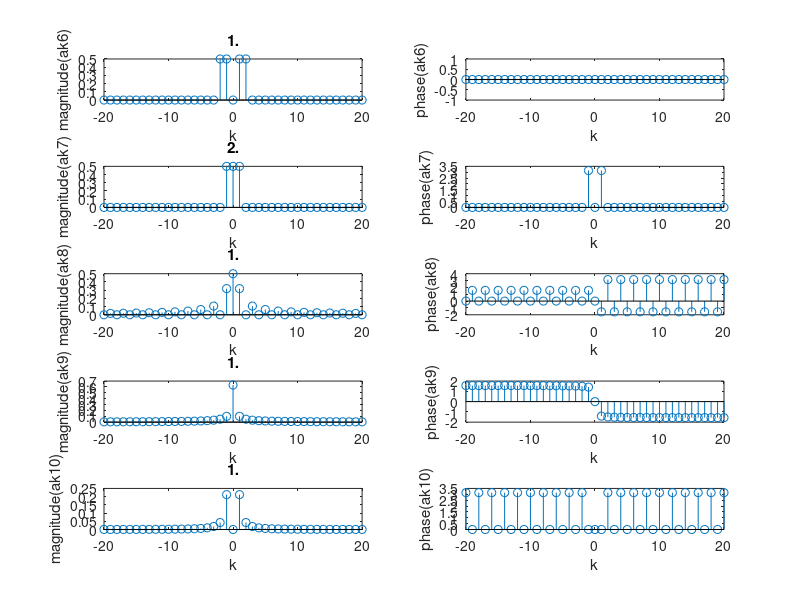

The MATLAB source for this figure:
%plot the fourier series coefficients for the following signals 
clear all;
close all;
clc;
ak1=[];
i=1;
for k=-20:20
    ak1(i)=(((-1)^k)-1)/((k.*pi).^2);
    ak2(i)=((1-(-1^k)))/(2.*pi.*1i.*k);
    ak3(i)=(-1)/(2.*1i.*pi.*k);
    ak4(i)=1/(k.*pi);
    ak8(i)=(((-1)^k)-1)/(-2.*pi.*1i.*k);
    ak9(i)=(1-exp(-1))/(1+(2.*pi.*1i.*k));
    ak10(i)=(2.*(-1)^k)/(pi*(1-(4.*k^2)));
    i=i+1;
end
l=-20:20;
ak5=zeros(1,length(l));
ak5(20:22)=[ 0.5.*exp((-1i*pi)/4),0,0.5.*exp((1i*pi)/4)];
ak6=zeros(1,length(l));
ak6(19:23)=[0.5, 0.5, 0, 0.5, 0.5];
ak7=zeros(1,length(l));
ak7(20:22)=[-0.5, 0.5, -0.5];
ak1(21)=0.5;
ak2(21)=0;
ak3(21)=0.5;
ak4(21)=0.5;
ak8(21)=0.5;
ak9(21)=1-(exp(-1));
ak10(21)=0;

subplot(5,2,1);
stem(l,abs(ak6));
xlabel('k');
ylabel('magnitude(ak6)');
title('1.');
subplot(5,2,2);
stem(l,angle(ak6));
xlabel('k');
ylabel('phase(ak6)');

subplot(5,2,3);
stem(l,abs(ak7));
xlabel('k');
ylabel('magnitude(ak7)');
title('2.');
subplot(5,2,4);
stem(l,angle(ak7));
xlabel('k');
ylabel('phase(ak7)');

subplot(5,2,5);
stem(l,abs(ak8));
xlabel('k');
ylabel('magnitude(ak8)');
title('1.');
subplot(5,2,6);
stem(l,angle(ak8));
xlabel('k');
ylabel('phase(ak8)');

subplot(5,2,7);
stem(l,abs(ak9));
xlabel('k');
ylabel('magnitude(ak9)');
title('1.');
subplot(5,2,8);
stem(l,angle(ak9));
xlabel('k');
ylabel('phase(ak9)');

subplot(5,2,9);
stem(l,abs(ak10));
xlabel('k');
ylabel('magnitude(ak10)');
title('1.');
subplot(5,2,10);
stem(l,angle(ak10));
xlabel('k');
ylabel('phase(ak10)');